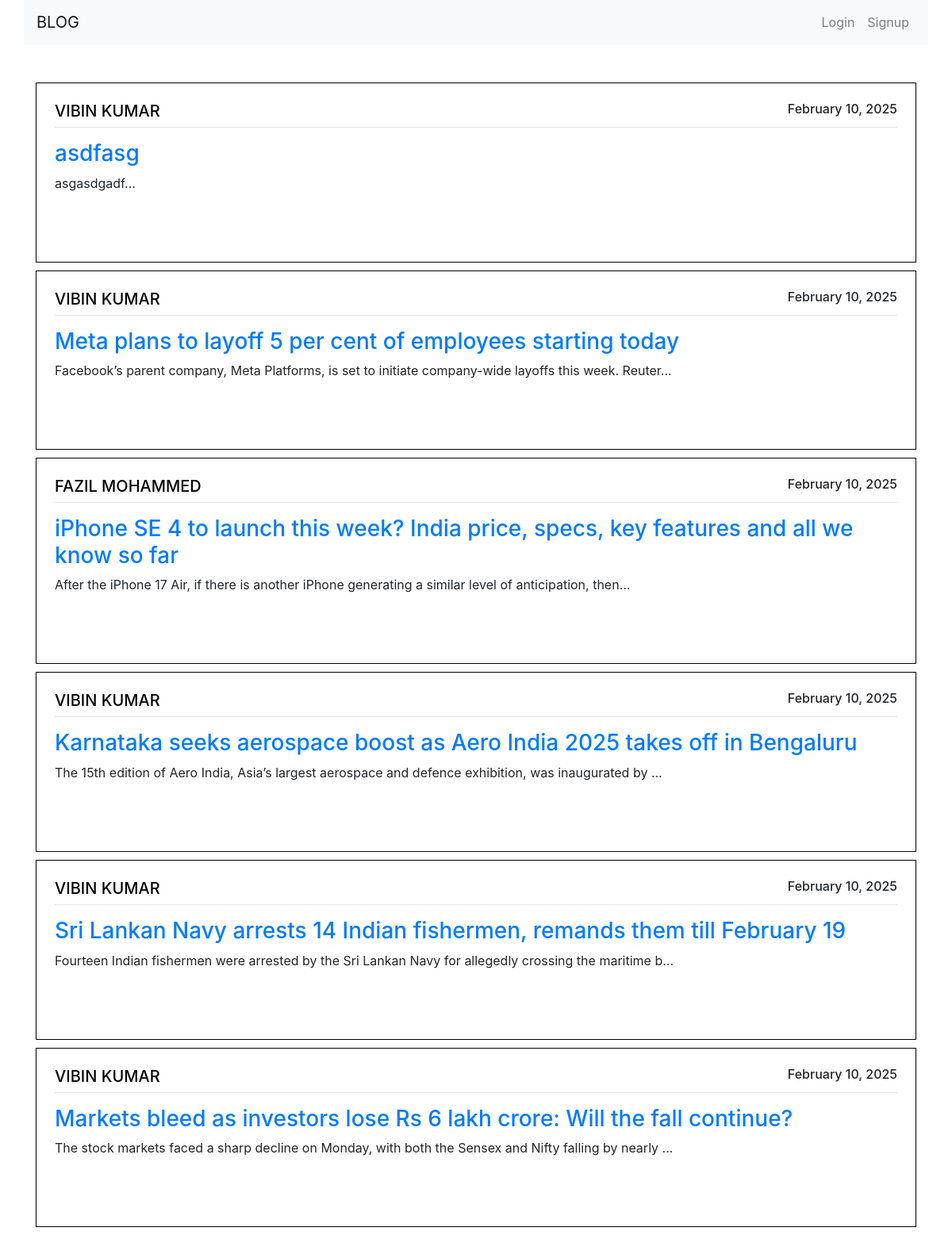
/home/, run on the app's committed database.
### blog/models.py (models this page shows, shortened)
class Post(models.Model):
    title = models.CharField(max_length=100)
    content = models.TextField()
    date_posted = models.DateTimeField(default=timezone.now)
    author = models.ForeignKey(User, on_delete=models.CASCADE)
    image = models.ImageField(upload_to='posts/', null=True, blank=True)  # Optional image field

### blog/views.py (the view)
# urls.py: path('home/', views.home, name='home-page'),
def home(request):
    context = {
        'posts': Post.objects.all(),
        'name': request.user.username if request.user.is_authenticated else None
    }
    return render(request, 'blog/home.html', context)

### blog/templates/blog/home.html
{% extends 'blog/base.html' %}
{% block content %}
{% load static %}
<div class="container custom-container">
    {% include "blog/navbar.html" %}
    <br><br>
    <div class="container custom-container" style="max-width: 1350px; ">
        {% for post in posts %}
        <article class="media content-section">
            <div class="media-body" style="border: 1px solid black; padding: 23px; margin-bottom: 10px;">
                <div class="article-metadata">
                    <h5 class="text-uppercase" style="text-align:left;float:left; color: #000000;">{{ post.author }}</h5>
                    <h6 style="text-align:right;float:right;">{{ post.date_posted|date:"F d, Y" }}</h6>
                    <hr style="clear:both;" />
                </div>
                <h3><a href="{% url 'read-post' post.id %}">{{ post.title }}</a></h3>
                <p class="article-content">{{ post.content|slice:":100" }}...</p>
                <br><br>
            </div>
        </article>
        {% endfor %}
    </div>
</div>
{% endblock %}

### blog/templates/blog/base.html (shortened to what this page needs)
{% load static %}
<!DOCTYPE html>
<html lang="en">
<head>
    <link rel="stylesheet" href="https://cdn.jsdelivr.net/npm/bootstrap@4.0.0/dist/css/bootstrap.min.css"
>
</head>
<body>
    <div class="container custom-container">
        {% block content %}{% endblock %}
    </div>
</body>
</html>

### blog/templates/blog/navbar.html (shortened to what this page needs)
{% load static %}
<nav class="navbar navbar-expand-lg navbar-light bg-light shadow-sm">
    <a class="navbar-brand" href="{% url 'home-page' %}">
        BLOG
    </a>
    <div class="collapse navbar-collapse" id="navbarNav">
        <ul class="navbar-nav ml-auto">
            {% if user.is_authenticated %}
                <li class="nav-item">
                    <h6 class="navbar-text mr-3 ">Welcome, {{ user.username }}</h6>
                </li>
                <li class="nav-item dropdown">
                    <a class="nav-link dropdown-toggle" href="#" id="navbarDropdown" role="button" data-toggle="dropdown" aria-haspopup="true" aria-expanded="false">
                        Profile
                    </a>
                    <div class="dropdown-menu" aria-labelledby="navbarDropdown">
                        <a class="dropdown-item" href="/newpost">New Post</a>
                        <a class="dropdown-item" href="/mypost">My Posts</a>
                        <a class="dropdown-item" href="/signout">Sign Out</a>
                    </div>
                </li>
            {% else %}
                <li class="nav-item">
                    <a class="nav-link" href="{% url 'login-page' %}">Login</a>
                </li>
                <li class="nav-item">
                    <a class="nav-link" href="{% url 'signup-page' %}">Signup</a>
                </li>
            {% endif %}
        </ul>
    </div>
</nav>

### blog/templates/blog/base.html (style rules this page uses)
.custom-container { max-width: 1450px; }

### data on the page
Post: author "VIBIN KUMAR", date_posted "February 10, 2025", title "asdfasg", content "asgasdgadf"
Post: author "VIBIN KUMAR", date_posted "February 10, 2025", title "Meta plans to layoff 5 per cent of employees starting today", content "Facebook’s parent company, Meta Platforms, is set to initiate company-wide layoffs this week. Reuter"
Post: author "FAZIL MOHAMMED", date_posted "February 10, 2025", title "iPhone SE 4 to launch this week? India price, specs, key features and all we know so far", content "After the iPhone 17 Air, if there is another iPhone generating a similar level of anticipation, then"
Post: author "VIBIN KUMAR", date_posted "February 10, 2025", title "Karnataka seeks aerospace boost as Aero India 2025 takes off in Bengaluru", content "The 15th edition of Aero India, Asia’s largest aerospace and defence exhibition, was inaugurated by"
Post: author "VIBIN KUMAR", date_posted "February 10, 2025", title "Sri Lankan Navy arrests 14 Indian fishermen, remands them till February 19", content "Fourteen Indian fishermen were arrested by the Sri Lankan Navy for allegedly crossing the maritime b"
Post: author "VIBIN KUMAR", date_posted "February 10, 2025", title "Markets bleed as investors lose Rs 6 lakh crore: Will the fall continue?", content "The stock markets faced a sharp decline on Monday, with both the Sensex and Nifty falling by nearly"
